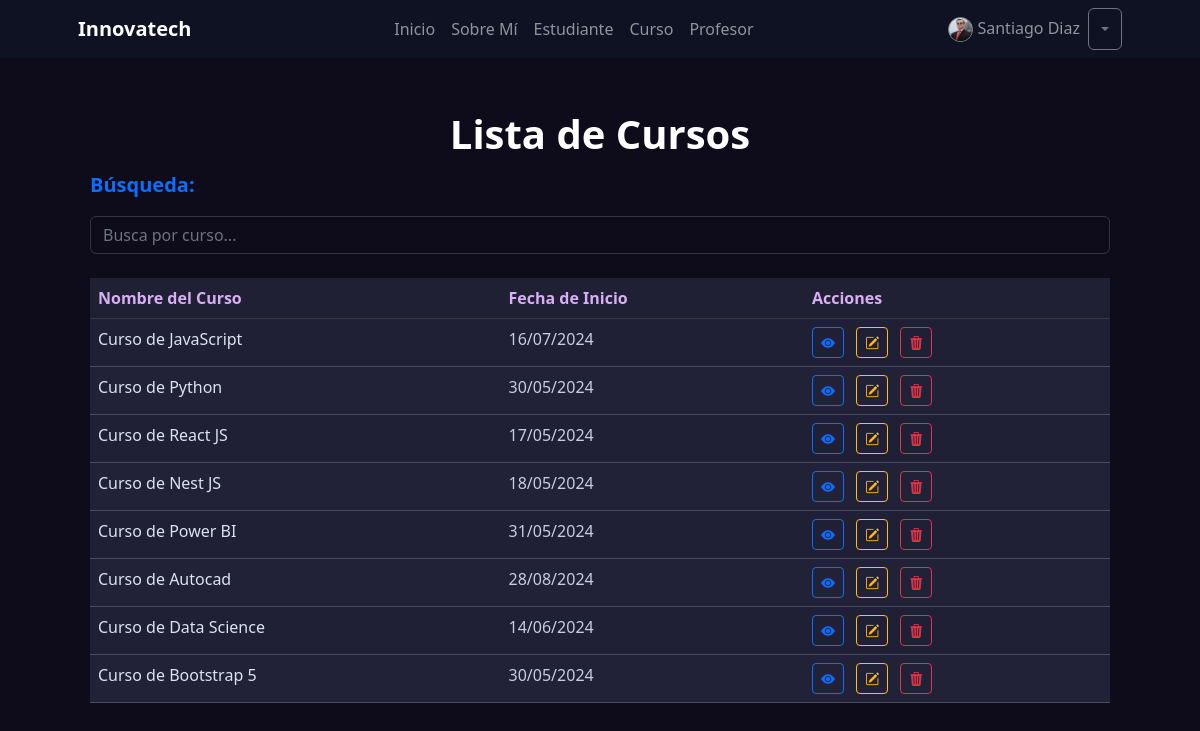
The app's page /curso/list/ (signed in) with its own data.
### coordinador/models.py (models this page shows, shortened)
class Coordinador(models.Model):
    usuario = models.OneToOneField(
        User, on_delete=models.SET_NULL, null=True, related_name="coordinador")
    telefono = models.CharField(max_length=10)
    imagen = models.ImageField(
        upload_to='coordinadores', null=True, blank=True)

### curso/models.py (models this page shows, shortened)
class Curso(models.Model):
    nombre = models.CharField(max_length=100)
    descripcion = models.TextField()
    fecha_inicio = models.DateField()
    imagen = models.ImageField(upload_to='cursos/', null=True, blank=True)
    estudiantes = models.ManyToManyField(
        'estudiante.Estudiante', related_name='cursos', null=True, blank=True)
    profesor = models.ForeignKey(
        'profesor.Profesor', on_delete=models.SET_NULL, null=True, blank=True, related_name='cursos')
    class Meta:
        verbose_name = 'Curso'
        verbose_name_plural = 'Cursos'

### curso/views.py (the view)
# urls.py: path("list/", views.CursoList.as_view(), name="list"),
class CursoList(ListView):
    model = models.Curso
    def get_queryset(self) -> QuerySet:
        if self.request.GET.get("consulta"):
            consulta = self.request.GET.get("consulta")
            object_list = models.Curso.objects.filter(
                nombre__icontains=consulta)
        else:
            object_list = models.Curso.objects.all()
        return object_list

### curso/templates/curso/curso_list.html (shortened to what this page needs)
{% extends 'core/base.html' %}
{% block titulo %}Lista de Cursos{% endblock titulo %}
{% block contenido %}
    <div class="container">
        <div class="row">
            <form action="{% url 'curso:list' %}" method="get">
                <label class="fs-5 fw-bold mb-3 text-primary">Búsqueda:</label>
                <input
                    type="text"
                    name="consulta"
                    class="form-control"
                    placeholder="Busca por curso..."
                >
            </form>
        </div>
        <div class="row my-4">
            <div class="col">
                {% if object_list %}
                    <table class="table table-striped table-hover"  style="background: #212138; border-color: #ffffff2f;">
                        <thead class="table-dark">
                            <tr>
                                <th scope="col" style="background: #1F2034!important; color: #d8aef4;">Nombre del Curso</th>
                                <th scope="col" style="background: #1F2034!important; color: #d8aef4;">Fecha de Inicio</th>
                                <th scope="col" style="background: #1F2034!important; color: #d8aef4;">Acciones</th>
                            </tr>
                        </thead>
                        <tbody>
                            {% for object in object_list %}
                                <tr>
                                    <td style="color: #dae3ef">{{ object.nombre }}</td>
                                    <td style="color: #c5d0df">{{ object.fecha_inicio|date:"d/m/Y" }}</td>
                                    <td>
                                        <a href="{% url 'curso:detail' object.id %}" class="btn btn-outline-primary btn-sm me-2">
                                            <i class="bi bi-eye-fill"></i>
                                        </a>
                                        <a href="{% url 'curso:update' object.id %}" class="btn btn-outline-warning btn-sm me-2">
                                            <i class="bi bi-pencil-square"></i>
                                        </a>
                                        <a href="{% url 'curso:delete' object.id %}" class="btn btn-outline-danger btn-sm">
                                            <i class="bi bi-trash3-fill"></i>
                                        </a>
                                    </td>
                                </tr>
                            {% endfor %}
                        </tbody>
                    </table>
                {% elif not object_list and request.GET.consulta %}
                    <p class="text-center py-4 m-2 fs-4 text-info text-bg-dark fw-bold rounded-4">
                        No hay Cursos registrados con ese nombre 🫤
                    </p>
                {% else %}
                    <p class="text-center py-4 m-2 fs-4 text-warning text-bg-dark fw-bold rounded-4">
                       Aún no hay Cursos registrados 📢
                    </p>
                {% endif %}
            </div>
        </div>
    </div>
{% endblock contenido %}

### core/templates/core/components/navbar.html (shortened to what this page needs)
<nav class="navbar navbar-expand-lg navbar-dark bg-dark" style="background: #0e1d2c6e!important;">
    <div class="container px-5">
        <a class="navbar-brand" href="{% url 'core:home' %}"><b>Innovatech</b></a>
        <div class="collapse navbar-collapse justify-content-center " id="navbarSupportedContent">
            <ul class="navbar-nav mb-2 mb-lg-0">
                <li class="nav-item">
                    <a class="nav-link {% if  request.path == "/"%}active{% endif %}" aria-current="page" href="{% url 'core:home' %}">Inicio</a>
                </li>
                <li class="nav-item">
                    <a class="nav-link {% if  request.path == "/about/"%}active{% endif %}" aria-current="page" href="{% url 'core:about' %}">Sobre Mí</a>
                </li>
                {% if user.is_authenticated %}
                    <li class="nav-item">
                        <a class="nav-link {% if  request.path == '/estudiante/'%}active{% endif %}" href="{% url 'estudiante:home' %}">Estudiante</a>
                    </li>
                    <li class="nav-item">
                        <a class="nav-link {% if  request.path == '/curso/'%}active{% endif %}" href="{% url 'curso:home' %}">Curso</a>
                    </li>
                    <li class="nav-item">
                        <a class="nav-link {% if  request.path == '/profesor/'%}active{% endif %}" href="{% url 'profesor:home' %}">Profesor</a>
                    </li>
                {% endif %}
            </ul>
        </div>
        <div class="navbar-nav ml-auto">
            {% if user.is_authenticated %}
                <li class="nav-item">
                    <a class="nav-link">
                        {% if user.coordinador.imagen %}
                            <img src="{{user.coordinador.imagen.url}}"  style="width: 25px; border: 1px solid #929292"alt="Imagen de Perfil" class="rounded-circle">
                        {% else %}
                            <i class="bi bi-person-circle"></i>
                        {% endif %}
                        {% if user.first_name %}
                            {{ user.first_name }} {{ user.last_name }}
                        {% else %}
                            {{ user.username }}
                        {% endif %}
                    </a>
                </li>
                <div class="btn-group">
                    <button type="button" class="btn btn-outline-secondary dropdown-toggle" data-bs-toggle="dropdown" aria-expanded="false"></button>
                  </div>
            {% endif %}
        </div>
    </div>
</nav>

### core/templates/core/base.html (style rules this page uses)
input, select, textarea, option { background: #c9c9c900 !important; color: #b7b7b7 !important; border-color: #9090904c !important; }

### records on screen
Curso: nombre "Curso de JavaScript", fecha_inicio "16/07/2024"
Curso: nombre "Curso de Python", fecha_inicio "30/05/2024"
Curso: nombre "Curso de React JS", fecha_inicio "17/05/2024"
Curso: nombre "Curso de Nest JS", fecha_inicio "18/05/2024"
Curso: nombre "Curso de Power BI", fecha_inicio "31/05/2024"
Curso: nombre "Curso de Autocad", fecha_inicio "28/08/2024"
Curso: nombre "Curso de Data Science", fecha_inicio "14/06/2024"
Curso: nombre "Curso de Bootstrap 5", fecha_inicio "30/05/2024"

### other values on screen
{{ user.first_name }} "Santiago"
{{ user.last_name }} "Diaz"
